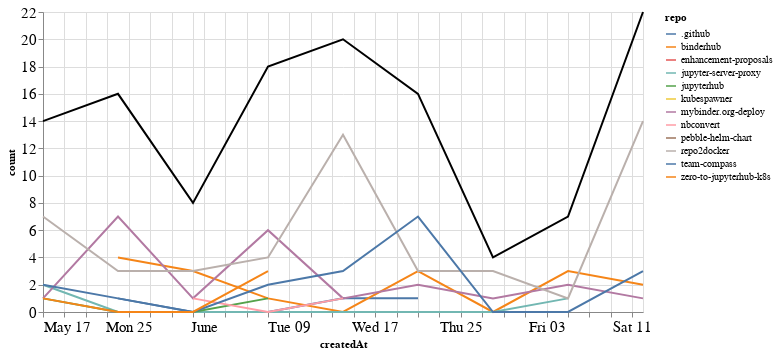

Notebook code cell kept with this figure:
### Markdown cell above
## Comments

### Code cell
comments_time = comments.groupby('repo').resample('W', on='createdAt').count()['author'].reset_index()
comments_time = comments_time.rename(columns={'author': 'count'})
comments_time_total = comments_time.groupby('createdAt').agg({"count": "sum"}).reset_index()
ch1 = alt.Chart(comments_time, width=600).mark_line().encode(
    x='createdAt',
    y='count',
    color='repo',
    tooltip="repo"
)

ch2 = alt.Chart(comments_time_total, width=600).mark_line(color="black").encode(
    x='createdAt',
    y='count',
)

ch1 + ch2

### Figure 1 — Vega-Lite specification as saved in the notebook (floating-point values rounded to 4 significant figures)
{"config": {"axisLeft": {"labelFontSize": 15}, "axisBottom": {"labelFontSize": 15}}, "layer": [{"data": {"name": "data-13c5ae87bb5aebf159b60fa807f868a4"}, "mark": "line", "encoding": {"color": {"type": "nominal", "field": "repo"}, "tooltip": {"type": "nominal", "field": "repo"}, "x": {"type": "temporal", "field": "createdAt"}, "y": {"type": "quantitative", "field": "count"}}, "width": 600}, {"data": {"name": "data-8e1a74674218a3933fd2e434ec4680dd"}, "mark": {"type": "line", "color": "black"}, "encoding": {"x": {"type": "temporal", "field": "createdAt"}, "y": {"type": "quantitative", "field": "count"}}, "width": 600}], "$schema": "https://vega.github.io/schema/vega-lite/v4.8.1.json", "datasets": {"data-13c5ae87bb5aebf159b60fa807f868a4": [{"repo": ".github", "createdAt": "2020-05-24T00:00:00", "count": 1}, {"repo": ".github", "createdAt": "2020-05-31T00:00:00", "count": 0}, {"repo": ".github", "createdAt": "2020-06-07T00:00:00", "count": 0}, {"repo": ".github", "createdAt": "2020-06-14T00:00:00", "count": 1}, {"repo": ".github", "createdAt": "2020-06-21T00:00:00", "count": 1}, {"repo": "binderhub", "createdAt": "2020-05-24T00:00:00", "count": 4}, {"repo": "binderhub", "createdAt": "2020-05-31T00:00:00", "count": 3}, {"repo": "binderhub", "createdAt": "2020-06-07T00:00:00", "count": 1}, {"repo": "binderhub", "createdAt": "2020-06-14T00:00:00", "count": 0}, {"repo": "binderhub", "createdAt": "2020-06-21T00:00:00", "count": 3}, {"repo": "binderhub", "createdAt": "2020-06-28T00:00:00", "count": 0}, {"repo": "binderhub", "createdAt": "2020-07-05T00:00:00", "count": 3}, {"repo": "binderhub", "createdAt": "2020-07-12T00:00:00", "count": 2}, {"repo": "enhancement-proposals", "createdAt": "2020-07-12T00:00:00", "count": 2}, {"repo": "jupyter-server-proxy", "createdAt": "2020-05-17T00:00:00", "count": 2}, {"repo": "jupyter-server-proxy", "createdAt": "2020-05-24T00:00:00", "count": 0}, {"repo": "jupyter-server-proxy", "createdAt": "2020-05-31T00:00:00", "count": 0}, {"repo": "jupyter-server-proxy", "createdAt": "2020-06-07T00:00:00", "count": 0}, {"repo": "jupyter-server-proxy", "createdAt": "2020-06-14T00:00:00", "count": 0}, {"repo": "jupyter-server-proxy", "createdAt": "2020-06-21T00:00:00", "count": 0}, {"repo": "jupyter-server-proxy", "createdAt": "2020-06-28T00:00:00", "count": 0}, {"repo": "jupyter-server-proxy", "createdAt": "2020-07-05T00:00:00", "count": 1}, {"repo": "jupyterhub", "createdAt": "2020-05-17T00:00:00", "count": 1}, {"repo": "jupyterhub", "createdAt": "2020-05-24T00:00:00", "count": 0}, {"repo": "jupyterhub", "createdAt": "2020-05-31T00:00:00", "count": 0}, {"repo": "jupyterhub", "createdAt": "2020-06-07T00:00:00", "count": 1}, {"repo": "kubespawner", "createdAt": "2020-06-14T00:00:00", "count": 1}, {"repo": "mybinder.org-deploy", "createdAt": "2020-05-17T00:00:00", "count": 1}, {"repo": "mybinder.org-deploy", "createdAt": "2020-05-24T00:00:00", "count": 7}, {"repo": "mybinder.org-deploy", "createdAt": "2020-05-31T00:00:00", "count": 1}, {"repo": "mybinder.org-deploy", "createdAt": "2020-06-07T00:00:00", "count": 6}, {"repo": "mybinder.org-deploy", "createdAt": "2020-06-14T00:00:00", "count": 1}, {"repo": "mybinder.org-deploy", "createdAt": "2020-06-21T00:00:00", "count": 2}, {"repo": "mybinder.org-deploy", "createdAt": "2020-06-28T00:00:00", "count": 1}, {"repo": "mybinder.org-deploy", "createdAt": "2020-07-05T00:00:00", "count": 2}, {"repo": "mybinder.org-deploy", "createdAt": "2020-07-12T00:00:00", "count": 1}, {"repo": "nbconvert", "createdAt": "2020-05-31T00:00:00", "count": 1}, {"repo": "nbconvert", "createdAt": "2020-06-07T00:00:00", "count": 0}, {"repo": "nbconvert", "createdAt": "2020-06-14T00:00:00", "count": 1}, {"repo": "pebble-helm-chart", "createdAt": "2020-06-07T00:00:00", "count": 1}, {"repo": "repo2docker", "createdAt": "2020-05-17T00:00:00", "count": 7}, {"repo": "repo2docker", "createdAt": "2020-05-24T00:00:00", "count": 3}, {"repo": "repo2docker", "createdAt": "2020-05-31T00:00:00", "count": 3}, {"repo": "repo2docker", "createdAt": "2020-06-07T00:00:00", "count": 4}, {"repo": "repo2docker", "createdAt": "2020-06-14T00:00:00", "count": 13}, {"repo": "repo2docker", "createdAt": "2020-06-21T00:00:00", "count": 3}, {"repo": "repo2docker", "createdAt": "2020-06-28T00:00:00", "count": 3}, {"repo": "repo2docker", "createdAt": "2020-07-05T00:00:00", "count": 1}, {"repo": "repo2docker", "createdAt": "2020-07-12T00:00:00", "count": 14}, {"repo": "team-compass", "createdAt": "2020-05-17T00:00:00", "count": 2}, {"repo": "team-compass", "createdAt": "2020-05-24T00:00:00", "count": 1}, {"repo": "team-compass", "createdAt": "2020-05-31T00:00:00", "count": 0}, {"repo": "team-compass", "createdAt": "2020-06-07T00:00:00", "count": 2}, {"repo": "team-compass", "createdAt": "2020-06-14T00:00:00", "count": 3}, {"repo": "team-compass", "createdAt": "2020-06-21T00:00:00", "count": 7}, {"repo": "team-compass", "createdAt": "2020-06-28T00:00:00", "count": 0}, {"repo": "team-compass", "createdAt": "2020-07-05T00:00:00", "count": 0}, {"repo": "team-compass", "createdAt": "2020-07-12T00:00:00", "count": 3}, {"repo": "zero-to-jupyterhub-k8s", "createdAt": "2020-05-17T00:00:00", "count": 1}, {"repo": "zero-to-jupyterhub-k8s", "createdAt": "2020-05-24T00:00:00", "count": 0}, {"repo": "zero-to-jupyterhub-k8s", "createdAt": "2020-05-31T00:00:00", "count": 0}, {"repo": "zero-to-jupyterhub-k8s", "createdAt": "2020-06-07T00:00:00", "count": 3}], "data-8e1a74674218a3933fd2e434ec4680dd": [{"createdAt": "2020-05-17T00:00:00", "count": 14}, {"createdAt": "2020-05-24T00:00:00", "count": 16}, {"createdAt": "2020-05-31T00:00:00", "count": 8}, {"createdAt": "2020-06-07T00:00:00", "count": 18}, {"createdAt": "2020-06-14T00:00:00", "count": 20}, {"createdAt": "2020-06-21T00:00:00", "count": 16}, {"createdAt": "2020-06-28T00:00:00", "count": 4}, {"createdAt": "2020-07-05T00:00:00", "count": 7}, {"createdAt": "2020-07-12T00:00:00", "count": 22}]}}
